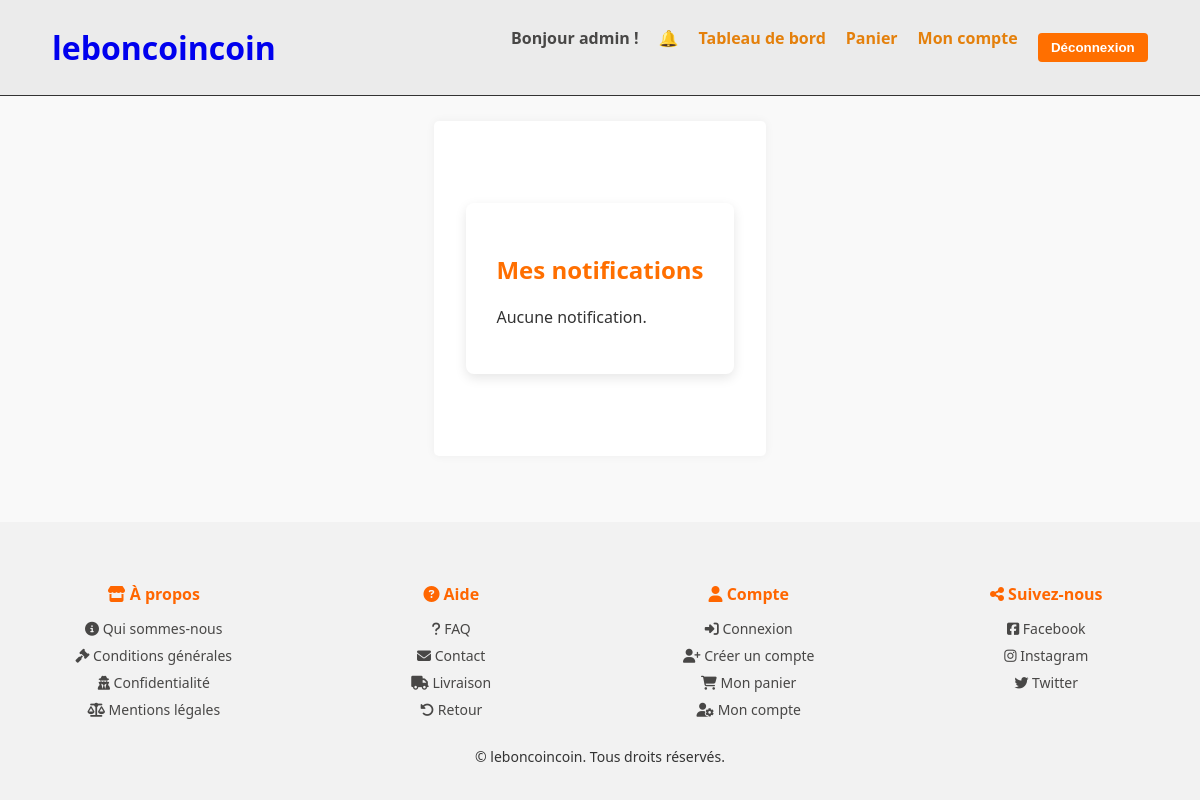
The page /notifications/ (signed in) on the database as committed earlier.
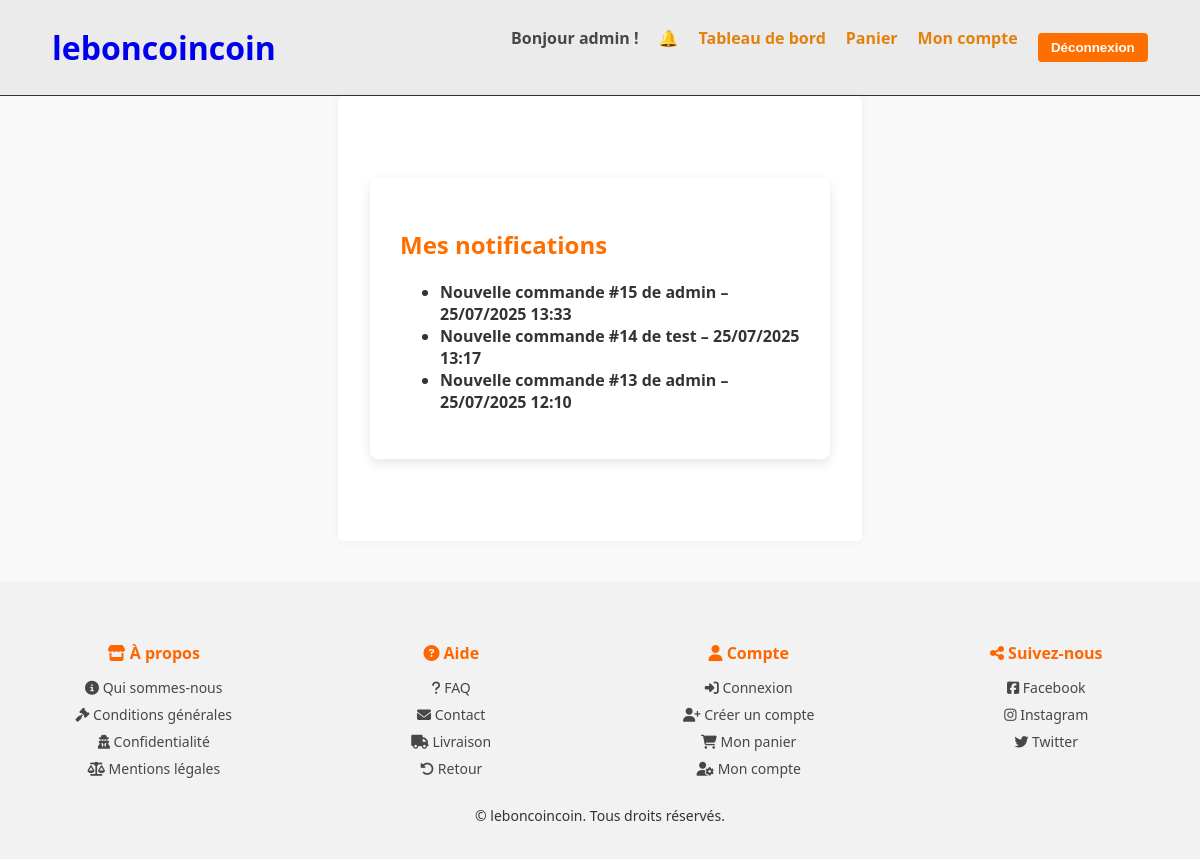
The same page on the database as committed later.
### shop/models.py (models this page shows, shortened)
class Notification(models.Model):
    user = models.ForeignKey(User, on_delete=models.CASCADE, related_name='notifications')
    message = models.CharField(max_length=255)
    is_read = models.BooleanField(default=False)
    created_at = models.DateTimeField(auto_now_add=True)

### shop/views.py (the view)
# urls.py: path('notifications/', NotificationListView.as_view(), name='notifications'),
class NotificationListView(LoginRequiredMixin, ListView):
    model = Notification
    template_name = 'shop/notifications.html'
    context_object_name = 'notifications'
    def get_queryset(self):
        return Notification.objects.filter(user=self.request.user).order_by('-created_at')

### templates/shop/notifications.html (shortened to what this page needs)
{% extends "base.html" %}
{% block content %}
<div class="form-container">
    <h2>Mes notifications</h2>
    {% if notifications %}
    <ul>
        {% for notif in notifications %}
        <li class="{% if not notif.is_read %}unread{% endif %}">
            {{ notif.message }} – {{ notif.created_at|date:"d/m/Y H:i" }}
        </li>
        {% endfor %}
    </ul>
    {% else %}
    <p>Aucune notification.</p>
    {% endif %}
</div>
{% endblock %}

### templates/base.html (shortened to what this page needs)
<!DOCTYPE html>
<html lang="fr">
<head>
    {% load static %}
    <link rel="stylesheet" href="{% static '/css/style.css' %}">
    <link rel="stylesheet" href="https://cdnjs.cloudflare.com/ajax/libs/font-awesome/6.5.0/css/all.min.css">
</head>
<body>
    <header>
        <div class="nav-container">
            <h1><a href="{% url 'home' %}">leboncoincoin</a></h1>
            <nav class="top-nav">
                <ul>
                    {% if user.is_authenticated %}
                    <li><span>Bonjour {{ user.username }} !</span></li>
                    {% if user.is_superuser %}
                    <li class="notification-icon">
                        <a href="{% url 'notifications' %}">
                            🔔
                        </a>
                    </li>
                    <li><a href="{% url 'dashboard' %}">Tableau de bord</a></li>
                    {% endif %}
                    <li><a href="{% url 'cart' %}">Panier</a></li>
                    <li><a href="{% url 'account' %}">Mon compte</a></li>
                    <li>
                        <form action="{% url 'logout' %}" method="post">
                            <button type="submit">Déconnexion</button>
                        </form>
                    </li>
                    {% else %}
                    <li><a href="{% url 'login' %}">Connexion</a></li>
                    <li><a href="{% url 'signup' %}">Inscription</a></li>
                    {% endif %}
                </ul>
            </nav>
        </div>
    </header>
    <main>
        {% block content %}{% endblock content %}
    </main>
    <footer>
        <div class="footer-container">
            <div class="footer-col">
                <h4><i class="fas fa-store"></i> À propos</h4>
                <ul>
                    <li><a href="#"><i class="fas fa-info-circle"></i> Qui sommes-nous</a></li>
                    <li><a href="#"><i class="fas fa-gavel"></i> Conditions générales</a></li>
                    <li><a href="#"><i class="fas fa-user-secret"></i> Confidentialité</a></li>
                    <li><a href="#"><i class="fas fa-balance-scale"></i> Mentions légales</a></li>
                </ul>
            </div>
            <div class="footer-col">
                <h4><i class="fas fa-question-circle"></i> Aide</h4>
                <ul>
                    <li><a href="#"><i class="fas fa-question"></i> FAQ</a></li>
                    <li><a href="#"><i class="fas fa-envelope"></i> Contact</a></li>
                    <li><a href="#"><i class="fas fa-truck"></i> Livraison</a></li>
                    <li><a href="#"><i class="fas fa-undo-alt"></i> Retour</a></li>
                </ul>
            </div>
            <div class="footer-col">
                <h4><i class="fas fa-user"></i> Compte</h4>
                <ul>
                    <li><a href="{% url 'login' %}"><i class="fas fa-sign-in-alt"></i> Connexion</a></li>
                    <li><a href="{% url 'signup' %}"><i class="fas fa-user-plus"></i> Créer un compte</a></li>
                    <li><a href="{% url 'cart' %}"><i class="fas fa-shopping-cart"></i> Mon panier</a></li>
                    <li><a href="{% url 'account' %}"><i class="fas fa-user-cog"></i> Mon compte</a></li>
                </ul>
            </div>
            <div class="footer-col">
                <h4><i class="fas fa-share-alt"></i> Suivez-nous</h4>
                <ul>
                    <li><a href="#"><i class="fab fa-facebook-square"></i> Facebook</a></li>
                    <li><a href="#"><i class="fab fa-instagram"></i> Instagram</a></li>
                    <li><a href="#"><i class="fab fa-twitter"></i> Twitter</a></li>
                </ul>
            </div>
        </div>
        <div class="footer-bottom">
            <p>&copy; {{ now|date:"Y" }} leboncoincoin. Tous droits réservés.</p>
        </div>
    </footer>
</body>
</html>

### static/css/style.css (style rules this page uses)
:root { --primary-color: #ff6f00; --secondary-color: #fff3e0; --text-color: #333; --border-color: #e0e0e0; --bg-color: #f9f9f9; }
html, body { height: 100%; margin: 0; padding: 0; }
body { display: flex; flex-direction: column; min-height: 100vh; font-family: 'Segoe UI', Tahoma, sans-serif; background-color: var(--bg-color); color: var(--text-color); margin: 0; padding: 0; }
a { text-decoration: none; }
footer { background-color: var(--primary-color); color: white; padding: 1em; text-align: center; }
nav a { color: white; text-decoration: none; font-weight: bold; }
main { padding: 2em; max-width: 960px; margin: auto; background-color: white; box-shadow: 0 0 10px rgba(0,0,0,0.05); border-radius: 5px; }
h1, h2, h3 { color: var(--primary-color); }
button, .btn { background-color: var(--primary-color); border: none; color: white; padding: 0.5em 1em; margin: 0.5em 0; cursor: pointer; border-radius: 4px; font-weight: bold; }
header { background-color: #ebebeb; color: white; padding: 1rem 2rem; border-bottom: solid 1px #333; }
.nav-container { display: flex; justify-content: space-between; align-items: center; padding: 10px 20px; color: white; }
.nav-container h1 { margin: 0; color: #e65100; text-decoration: none; }
.top-nav ul { display: flex; gap: 20px; list-style: none; margin: 0; padding: 0; }
.top-nav li { font-weight: bold; }
.top-nav span { color: #484746; }
.top-nav form { display: inline; }
.top-nav a { color: rgb(228, 128, 12); text-decoration: none; }
.notification-icon { position: relative; }
.unread { font-weight: bold; }
footer { background-color: #f2f2f2; padding: 40px 20px 20px; margin-top: 40px; color: #333; font-size: 14px; }
.footer-container { display: flex; flex-wrap: wrap; justify-content: space-around; gap: 30px; }
.footer-col { flex: 1 1 200px; }
.footer-col h4 { margin-bottom: 10px; font-size: 16px; color: #ff6600; }
.footer-col ul { list-style: none; padding: 0; }
.footer-col a { color: #484746; }
.footer-col ul li { margin-bottom: 8px; text-decoration: none; }
.form-container { max-width: 400px; margin: 50px auto; background: white; padding: 30px; border-radius: 8px; box-shadow: 0 4px 12px rgba(0, 0, 0, 0.1); }

Rows that differ between the two databases and show on the page:
added Notification: message "Nouvelle commande #15 de admin", created_at "25/07/2025 13:33"
added Notification: message "Nouvelle commande #14 de test", created_at "25/07/2025 13:17"
added Notification: message "Nouvelle commande #13 de admin", created_at "25/07/2025 12:10"
Other text that changed with them:
text no longer shown: "Aucune notification."
